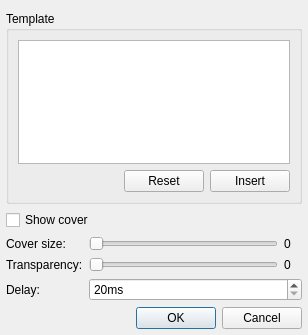
<?xml version="1.0" encoding="UTF-8"?>
<ui version="4.0">
 <class>PopupSettings</class>
 <widget class="QDialog" name="PopupSettings">
  <property name="geometry">
   <rect>
    <x>0</x>
    <y>0</y>
    <width>308</width>
    <height>335</height>
   </rect>
  </property>
  <property name="windowTitle">
   <string>Popup Information Settings</string>
  </property>
  <layout class="QGridLayout" name="gridLayout">
   <property name="leftMargin">
    <number>6</number>
   </property>
   <property name="rightMargin">
    <number>6</number>
   </property>
   <property name="bottomMargin">
    <number>6</number>
   </property>
   <item row="0" column="0" colspan="5">
    <widget class="QGroupBox" name="groupBox_3">
     <property name="title">
      <string>Template</string>
     </property>
     <layout class="QGridLayout" name="gridLayout_4">
      <item row="0" column="0" colspan="3">
       <widget class="QPlainTextEdit" name="textEdit">
        <property name="sizePolicy">
         <sizepolicy hsizetype="Preferred" vsizetype="Expanding">
          <horstretch>0</horstretch>
          <verstretch>0</verstretch>
         </sizepolicy>
        </property>
       </widget>
      </item>
      <item row="1" column="0">
       <spacer name="horizontalSpacer_2">
        <property name="orientation">
         <enum>Qt::Horizontal</enum>
        </property>
        <property name="sizeHint" stdset="0">
         <size>
          <width>138</width>
          <height>20</height>
         </size>
        </property>
       </spacer>
      </item>
      <item row="1" column="1">
       <widget class="QPushButton" name="resetButton">
        <property name="text">
         <string>Reset</string>
        </property>
       </widget>
      </item>
      <item row="1" column="2">
       <widget class="QPushButton" name="insertButton">
        <property name="text">
         <string>Insert</string>
        </property>
       </widget>
      </item>
     </layout>
    </widget>
   </item>
   <item row="1" column="0" colspan="5">
    <widget class="QCheckBox" name="coverCheckBox">
     <property name="text">
      <string>Show cover</string>
     </property>
    </widget>
   </item>
   <item row="2" column="4">
    <widget class="QLabel" name="coverSizeLabel">
     <property name="text">
      <string notr="true">0</string>
     </property>
    </widget>
   </item>
   <item row="2" column="0" colspan="3">
    <widget class="QLabel" name="label_5">
     <property name="text">
      <string>Cover size:</string>
     </property>
    </widget>
   </item>
   <item row="2" column="3">
    <widget class="QSlider" name="coverSizeSlider">
     <property name="minimum">
      <number>32</number>
     </property>
     <property name="maximum">
      <number>128</number>
     </property>
     <property name="singleStep">
      <number>1</number>
     </property>
     <property name="pageStep">
      <number>16</number>
     </property>
     <property name="orientation">
      <enum>Qt::Horizontal</enum>
     </property>
    </widget>
   </item>
   <item row="3" column="0" colspan="3">
    <widget class="QLabel" name="label_4">
     <property name="text">
      <string>Transparency:</string>
     </property>
    </widget>
   </item>
   <item row="3" column="3">
    <widget class="QSlider" name="transparencySlider">
     <property name="maximum">
      <number>90</number>
     </property>
     <property name="orientation">
      <enum>Qt::Horizontal</enum>
     </property>
    </widget>
   </item>
   <item row="3" column="4">
    <widget class="QLabel" name="transparencyLabel">
     <property name="minimumSize">
      <size>
       <width>18</width>
       <height>0</height>
      </size>
     </property>
     <property name="text">
      <string notr="true">0</string>
     </property>
    </widget>
   </item>
   <item row="5" column="0" colspan="3">
    <widget class="QLabel" name="label">
     <property name="text">
      <string>Delay:</string>
     </property>
    </widget>
   </item>
   <item row="6" column="0" colspan="5">
    <widget class="QDialogButtonBox" name="buttonBox">
     <property name="sizePolicy">
      <sizepolicy hsizetype="Expanding" vsizetype="Fixed">
       <horstretch>0</horstretch>
       <verstretch>0</verstretch>
      </sizepolicy>
     </property>
     <property name="standardButtons">
      <set>QDialogButtonBox::Cancel|QDialogButtonBox::Ok</set>
     </property>
    </widget>
   </item>
   <item row="5" column="3" colspan="2">
    <widget class="QSpinBox" name="delaySpinBox">
     <property name="suffix">
      <string>ms</string>
     </property>
     <property name="minimum">
      <number>20</number>
     </property>
     <property name="maximum">
      <number>7000</number>
     </property>
     <property name="singleStep">
      <number>500</number>
     </property>
    </widget>
   </item>
  </layout>
 </widget>
 <resources/>
 <connections>
  <connection>
   <sender>buttonBox</sender>
   <signal>accepted()</signal>
   <receiver>PopupSettings</receiver>
   <slot>accept()</slot>
   <hints>
    <hint type="sourcelabel">
     <x>281</x>
     <y>286</y>
    </hint>
    <hint type="destinationlabel">
     <x>62</x>
     <y>299</y>
    </hint>
   </hints>
  </connection>
  <connection>
   <sender>buttonBox</sender>
   <signal>rejected()</signal>
   <receiver>PopupSettings</receiver>
   <slot>reject()</slot>
   <hints>
    <hint type="sourcelabel">
     <x>281</x>
     <y>286</y>
    </hint>
    <hint type="destinationlabel">
     <x>95</x>
     <y>299</y>
    </hint>
   </hints>
  </connection>
 </connections>
</ui>
